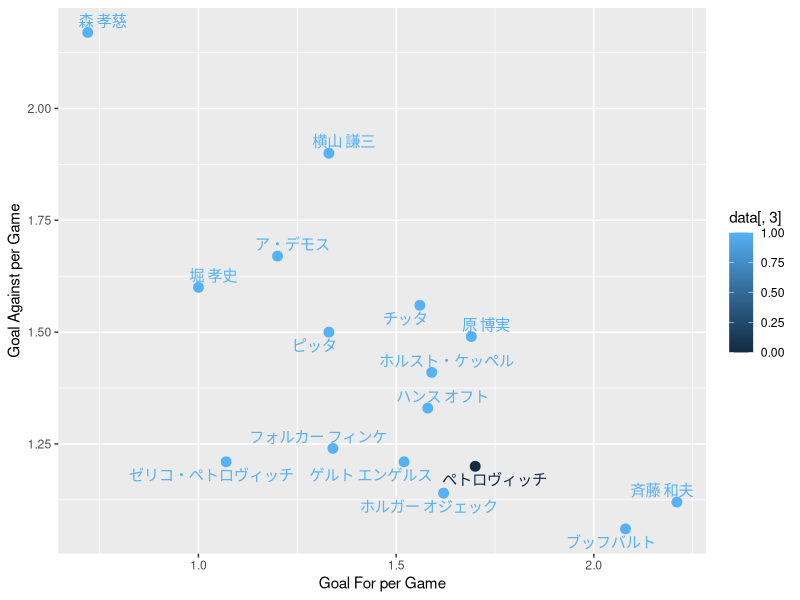

Source code (R):
data <- read.csv("urawa.csv", row.names = 1, fileEncoding="CP932")
library(ggplot2)
library("ggrepel")

g <- ggplot(
  data,
  aes (
    x = data[,1],
    y = data[,2],
    colour = data[,3],
    label = rownames(data)
  )
)

g <- g +  geom_point(
  size = 3
)

g <- g + geom_text_repel(family = "HiraKakuPro-W3")
g <- g + xlab("Goal For per Game")
g <- g + ylab("Goal Against per Game")

plot(g)